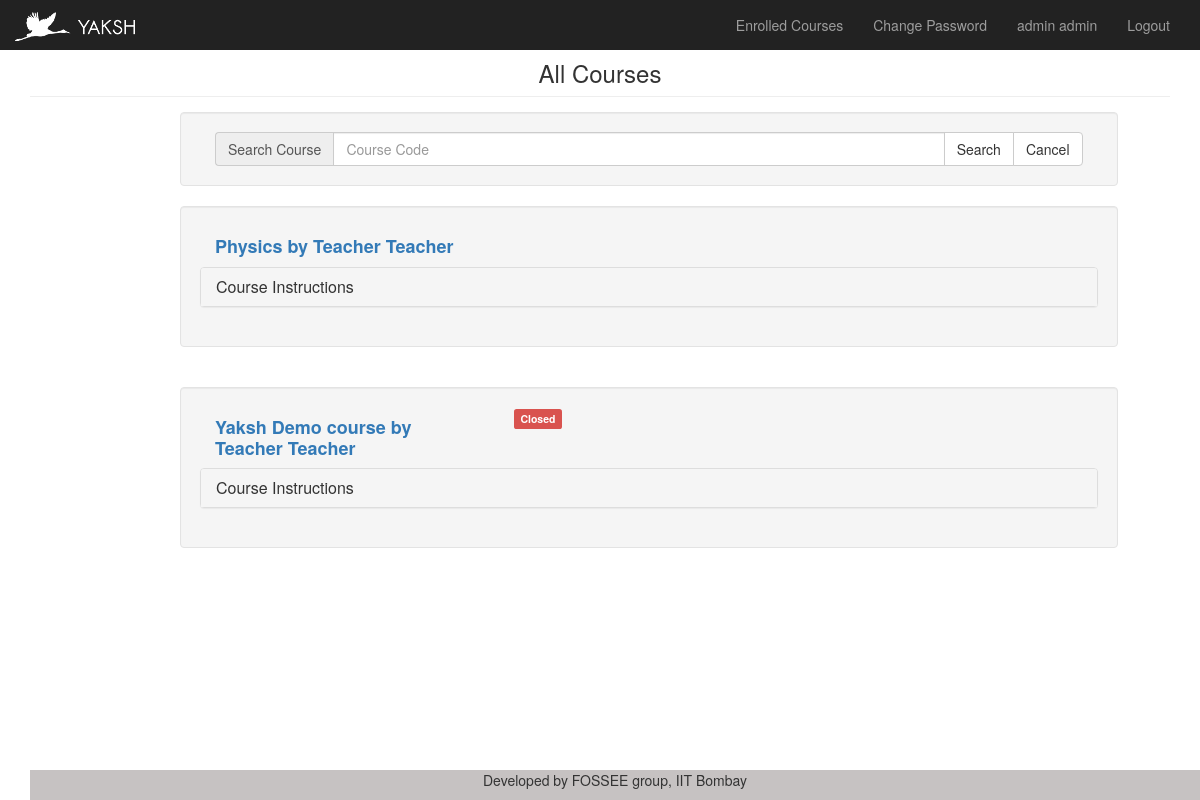
/exam/quizzes/ (signed in), run on the app's committed database.
### tables this page shows
CREATE TABLE "yaksh_course" ("id" integer NOT NULL PRIMARY KEY AUTOINCREMENT, "name" varchar(128) NOT NULL, "active" bool NOT NULL, "created_on" datetime NOT NULL, "is_trial" bool NOT NULL, "instructions" text NULL, "creator_id" integer NOT NULL REFERENCES "auth_user" ("id"), "end_enroll_time" datetime NULL, "start_enroll_time" datetime NULL, "code" varchar(128) NULL, "hidden" bool NOT NULL, "enrollment" varchar(32) NOT NULL);

### views.py (the view)
@app.route('/exam/quizzes/')
@login_required
def quizlist_user():
    flash('You were successfully logged in')
    conn1 = sql.connect('db.sqlite3')
    conn1.row_factory = sql.Row
    course = conn1.execute("select * from yaksh_course")
    return render_template('yaksh/quizzes_user.html', courses=course, user=session['username'], title="All Courses")

### views.py (called while the page is built)
def login_required(f):
    @wraps(f)
    def wrap(*args, **kwargs):
        if 'logged_in' in session:
            return f(*args, **kwargs)
        else:
            return redirect(url_for('user_login'))
    return wrap

@app.template_filter('get_creator_name')
def get_creator_name(course):
    name = []
    conn = sql.connect('db.sqlite3')
    conn.row_factory = sql.Row
    cid = course['id']
    records = conn.execute("select * from yaksh_course where id = ?", (cid,))
    for record in records:
        crid = record['creator_id']
    records = conn.execute("select * from auth_user where id = ?", (crid,))
    for record in records:
        name.append(record['first_name'] + " " + record['last_name'])
    return name

### templates/yaksh/quizzes_user.html (shortened to what this page needs)
{% extends "user.html" %}
{% block pagetitle %} {{ title }} {% endblock %}
{% block main %}
    {% if 'Enrolled Courses' not in title%}
        <div class="row well">
            <form action="{{ URL_ROOT }}/exam/quizzes/" method="post" id="custom-search-form" class="form-search form-horizontal">
                <div class="col-md-12">
                    <div class="input-group">
                        <span class="input-group-addon" id="basic-addon1">Search Course</span>
                        <input type="text" name="course_code" class="form-control" placeholder="Course Code">
                        <span class="input-group-btn">
                            <button class="btn btn-default" type="submit">Search</button>
                            <button class="btn btn-default" type="button" name="button" onClick='location.replace("{{URL_ROOT}}/exam/quizzes/");'>Cancel</button>
                        </span>
                    </div>
                </div>
            </form>
        </div>
    {% endif %}
{% for course in courses %}
<div class="row well">
    <div class="col-md-12">
        <div class="row">
            <div class="col-md-4">
                <h4><b>
                    {% for cou in course|get_creator_name %}
                    <a href="{{URL_ROOT}}/exam/course_modules/{{course.id}}">
                    {{ course.name }} by {{cou}}
                    </a>
                    {% endfor %}
                </b></h4>
            </div>
            <div class="col-md-4">
                {% if course.active == 'true' %}
                {% else %}
                    <span class="label label-danger">Closed</span>
                {% endif %}
            </div>
        </div>
        {% if course.instructions %}
        <div class="row">
        <div class="panel-group">
          <div class="panel panel-default">
            <div class="panel-heading">
              <h4 class="panel-title">
                <a data-toggle="collapse" href="#collapse{{ loop.index }}">Course Instructions</a>
              </h4>
            </div>
          </div>
        </div>
        </div>
        {% endif %}
    </div>
</div>
{% endfor %}
{% endblock %}

### static/yaksh/css/theme.css (style rules this page uses)
body { padding-top: 70px; padding-bottom: 30px; }

### static/yaksh/css/sticky-footer.css (style rules this page uses)
html { position: relative; min-height: 100%; }
body { margin-bottom: 60px; }

### static/yaksh/css/dashboard.css (style rules this page uses)
body { padding-top:30px; }

### data on the page
yaksh_course: name "Physics", course "Teacher Teacher"
yaksh_course: name "Yaksh Demo course", course "Teacher Teacher", active "Closed"

### other printed values
{{ user }} "admin"
{{ title }} "All Courses"
